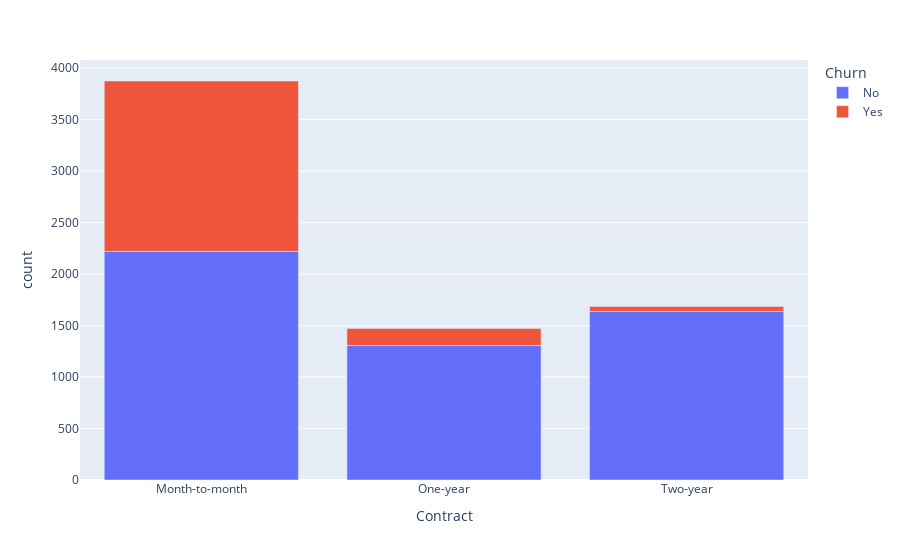

The notebook cell this image was saved under:
### Code cell
CREATE_CONTRACT_VIEW = """CREATE VIEW contract_view AS
SELECT
"Contract",
"Churn",
COUNT("Churn")
FROM telco_churn
GROUP BY "Contract", "Churn"
ORDER BY "Contract";"""
CONTRACT_VIEW = "SELECT * FROM contract_view;"
contract_frame = service_query(CREATE_CONTRACT_VIEW, CONTRACT_VIEW)
contract_figure = px.bar(contract_frame, x='Contract', y='count', color='Churn')
contract_figure.show()
# well, this chart doesn't tell us much after all

### Figure 1 — Plotly figure (JSON) as saved in the notebook; plotly's stock layout.template omitted (floating-point values rounded to 4 significant figures)
{"data": [{"alignmentgroup": "True", "hovertemplate": "Churn=No<br>Contract=%{x}<br>count=%{y}<extra></extra>", "legendgroup": "No", "marker": {"color": "#636efa", "pattern": {"shape": ""}}, "name": "No", "offsetgroup": "No", "orientation": "v", "showlegend": true, "textposition": "auto", "type": "bar", "x": ["Month-to-month", "One-year", "Two-year"], "xaxis": "x", "y": [2220, 1306, 1637], "yaxis": "y"}, {"alignmentgroup": "True", "hovertemplate": "Churn=Yes<br>Contract=%{x}<br>count=%{y}<extra></extra>", "legendgroup": "Yes", "marker": {"color": "#EF553B", "pattern": {"shape": ""}}, "name": "Yes", "offsetgroup": "Yes", "orientation": "v", "showlegend": true, "textposition": "auto", "type": "bar", "x": ["Month-to-month", "One-year", "Two-year"], "xaxis": "x", "y": [1655, 166, 48], "yaxis": "y"}], "layout": {"barmode": "relative", "legend": {"title": {"text": "Churn"}, "tracegroupgap": 0}, "margin": {"t": 60}, "xaxis": {"anchor": "y", "domain": [0, 1], "title": {"text": "Contract"}}, "yaxis": {"anchor": "x", "domain": [0, 1], "title": {"text": "count"}}}}
